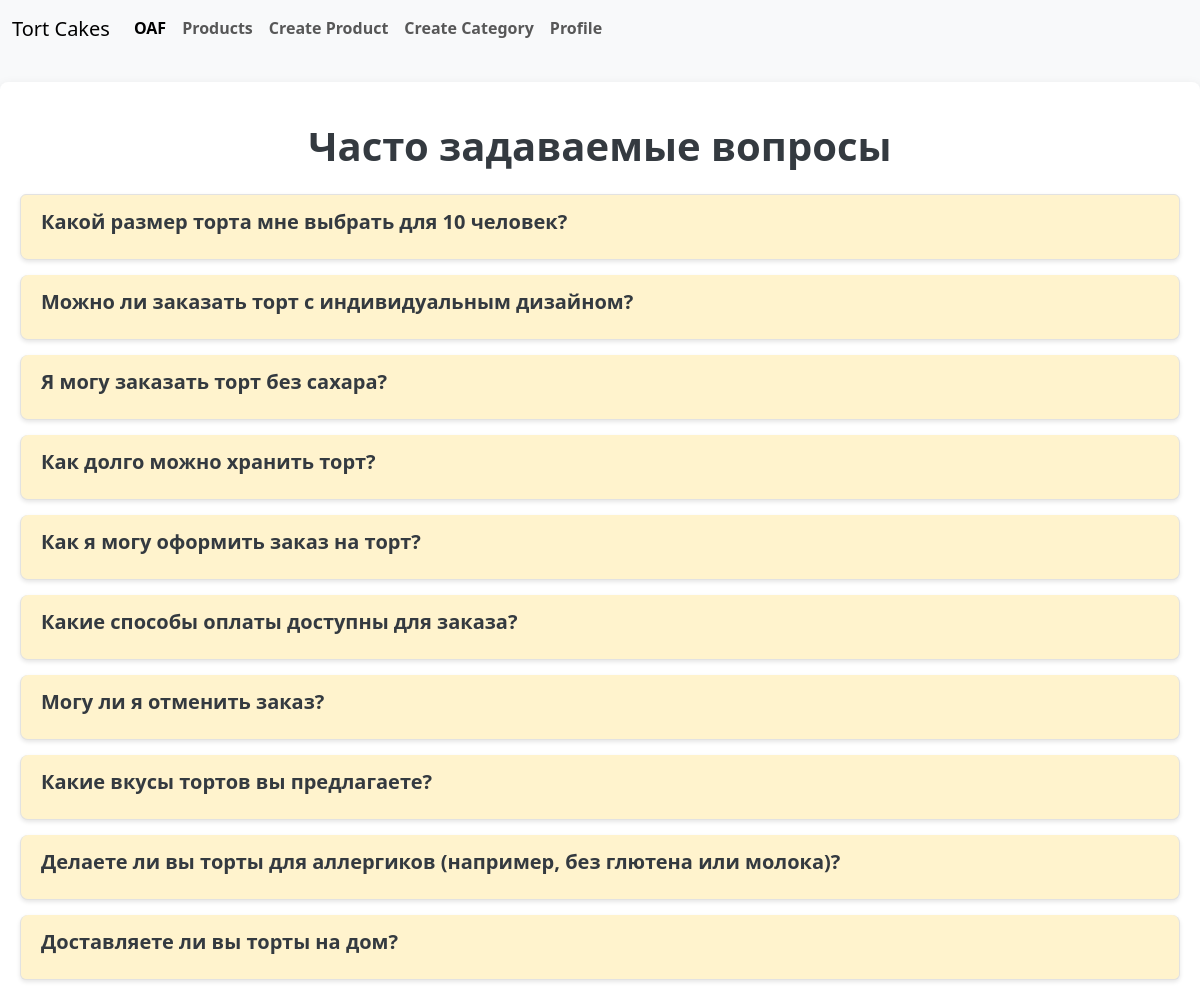
Page /oaf/ (signed in) on the committed database.
### post/models.py (models this page shows, shortened)
class OftenAskedQuestion(models.Model):
    question = models.TextField()
    answer = models.TextField()
    class Meta:
        verbose_name_plural = 'Часто задаваемые вопросы'
        verbose_name = 'Часто задаваемый вопрос'

### post/views.py (the view)
# urls.py: path('oaf/', oaf_list_view, name='oaf_list'),
def oaf_list_view(request):
    if request.method == 'GET':
        oaf = OftenAskedQuestion.objects.all()
        return render(request,
                      'oaf/oaf_list.html',
                      context={"oaf": oaf})

### templates/oaf/oaf_list.html
{% extends 'components/navbar.html' %}
{% load static %}
{% block content %}
<head>
    <link rel="stylesheet" type="text/css" href="{% static 'products/faq.css' %}">
</head>
<div class="container mt-4">
    <h1 class="text-center mb-4">Часто задаваемые вопросы</h1>
    <div class="list-group">
        {% for question in oaf %}
        <a href="{% url 'oaf_detail' question.id %}" class="list-group-item list-group-item-action">
            <h5>{{ question.question }}</h5>
        </a>
        {% endfor %}
    </div>
</div>
{% endblock %}

### static/products/faq.css (style rules this page uses)
* { margin: 0; padding: 0; box-sizing: border-box; }
body { font-family: 'Segoe UI', Tahoma, Geneva, Verdana, sans-serif; background-color: #f8f9fa; color: #333; line-height: 1.6; }
.container { max-width: 1200px; margin: 0 auto; padding: 40px 20px; background-color: #fff; border-radius: 8px; box-shadow: 0 4px 12px rgba(0, 0, 0, 0.1); }
h1 { font-size: 2.5rem; font-weight: bold; color: #343a40; text-align: center; margin-bottom: 30px; }
.list-group { display: flex; flex-direction: column; gap: 15px; }
.list-group-item { background-color: #fff3cd; padding: 15px 20px; border: 1px solid #e2e2e2; border-radius: 8px; transition: transform 0.3s ease, background-color 0.3s ease; box-shadow: 0 2px 4px rgba(0, 0, 0, 0.1); }
.list-group-item h5 { font-size: 1.25rem; color: #343a40; font-weight: 600; margin-bottom: 10px; }
html { scroll-behavior: smooth; }

### rows in the picture
OftenAskedQuestion: question "Какой размер торта мне выбрать для 10 человек?"
OftenAskedQuestion: question "Можно ли заказать торт с индивидуальным дизайном?"
OftenAskedQuestion: question "Я могу заказать торт без сахара?"
OftenAskedQuestion: question "Как долго можно хранить торт?"
OftenAskedQuestion: question "Как я могу оформить заказ на торт?"
OftenAskedQuestion: question "Какие способы оплаты доступны для заказа?"
OftenAskedQuestion: question "Могу ли я отменить заказ?"
OftenAskedQuestion: question "Какие вкусы тортов вы предлагаете?"
OftenAskedQuestion: question "Делаете ли вы торты для аллергиков (например, без глютена или молока)?"
OftenAskedQuestion: question "Доставляете ли вы торты на дом?"
